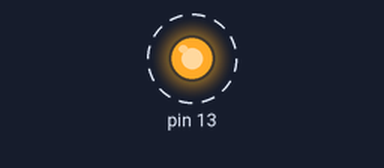
This sketch was run on a simulated Arduino Uno, built with avr-gcc and run on an emulated ATmega328P. On the bench: output pins drawn as LEDs (lit = HIGH). Dashed ring = blinking.

Above: at 0.2 s.
Timing chart, 0 to 3.0 s (numbered marks = the images above):
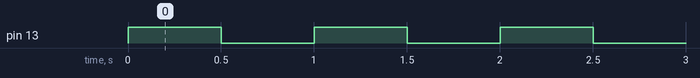

Measured:
- by itself, pin 13: alternates HIGH for 0.50 s and LOW for 0.50 s

The sketch:

task_3.1.3.ino
```cpp
void setup() {
  // put your setup code here, to run once:
  DDRB = B00100000;
}

void loop() {
  // put your main code here, to run repeatedly:
  PINB = (B00100000);
  delay(500);
}
```
